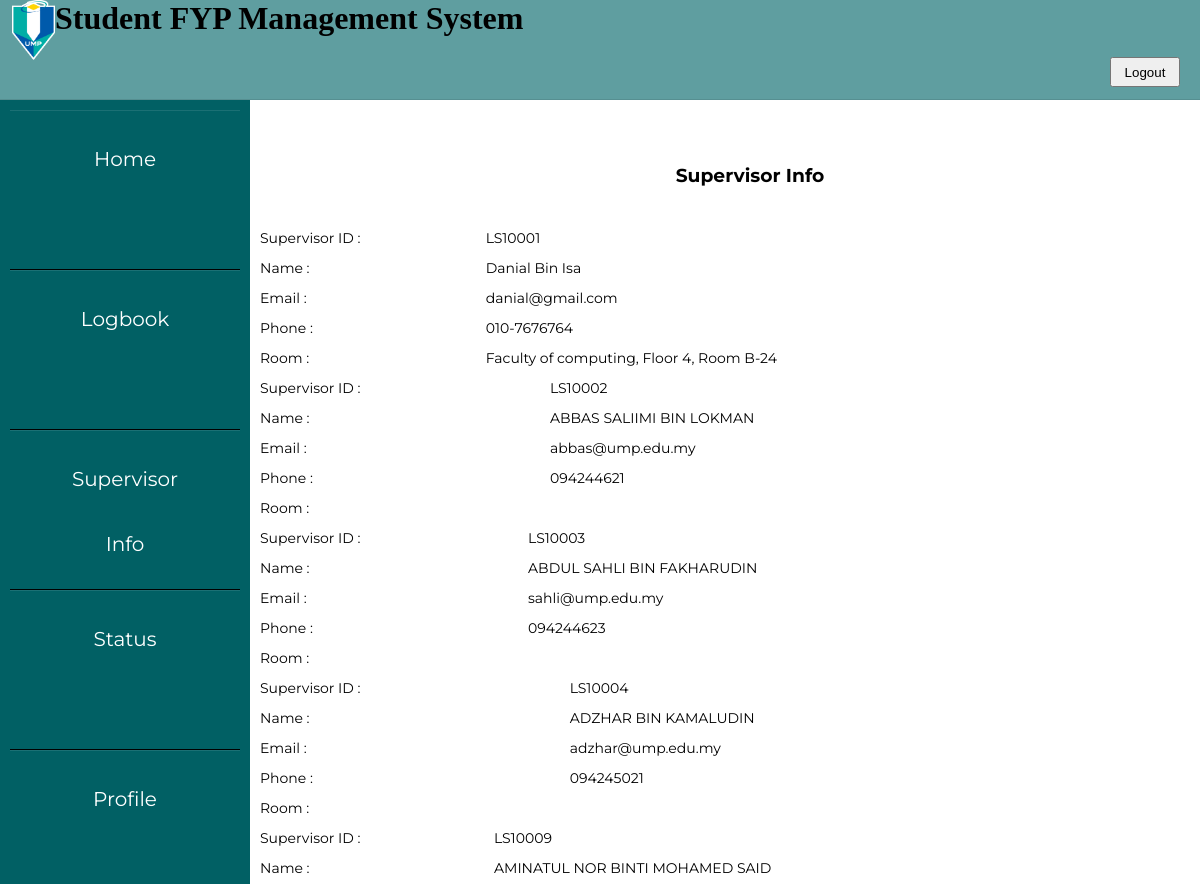
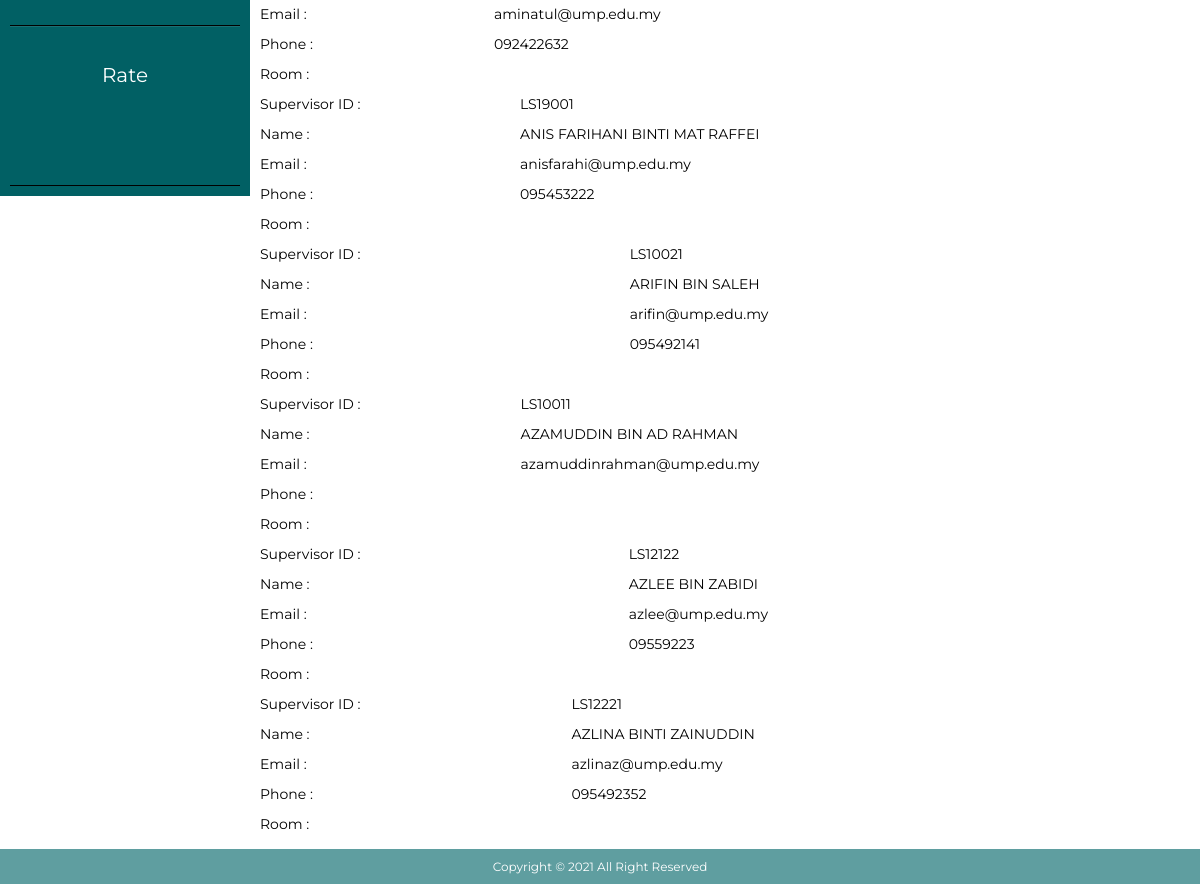
The app's page /studentsvinfofyp2.php with its own data (2 pictures, top to bottom).
### tables this page shows
CREATE TABLE `supervisor` (
  `supid` int(11) NOT NULL,
  `sup_id` varchar(10) NOT NULL,
  `supname` varchar(50) NOT NULL,
  `supemail` varchar(50) NOT NULL,
  `supphone` varchar(11) NOT NULL,
  `suproom` varchar(100) NOT NULL
);

### studentsvinfofyp2.php (the view, shortened to what this page needs)
<?php
include_once './include/config.php';
session_start();?>
<!DOCTYPE html>
<html lang="en">
    <head>
        <link href="css/layout.css" type="text/css" rel="stylesheet" media="screen,projection">
        <link href="css/sidebar.css" type="text/css" rel="stylesheet" media="screen,projection">
    </head>
    <body>
    <div class="header">
        <div class ="inner_header">
            <div class="logo_container">
            <img src="umplogo.png" alt="imgheader">
            </div><div class="textheader"><h1>Student FYP Management System</h1><div><nav>
                <li><span><a href="logout.php"><button>Logout</button></a></span></li>
      </nav>
</div></div>
        </div>
</div>
<div class="row">
    <div class="column left">
    <ul>
    <li> <a href="studenthomefyp2.php" class="button" name="home">Home</a></li>
        <li><a href="logbookfyp2page2.php" class="button"  name="studinfo">Logbook</a></li>
       <li><a href="studentsvinfofyp2.php" class="button" name="profile">Supervisor Info</a></li>
        <li><a href="studentfyp2status.php" class="button" name="status">Status</a></li>
        <li><a href="studentfyp2profile.php" class="button"  name="profile">Profile</a></li>
       <li><a href="#" class="button"  name="report">Rate</a></li>
    </div>
    <div class="column right">
        <br>
    <div align="center"><h3>Supervisor Info</h3><br><br>
    <?php
$sql = "SELECT sup_id,supname,supemail,supphone,suproom FROM supervisor";
$result = $conn->query($sql);
if ($result->num_rows > 0) {
  while($row = $result->fetch_assoc()) {
?><table align="center">
<tr>
    <td>Supervisor ID :</td>
    <td><?php echo $row["sup_id"];?></td>
  </tr>
<tr>
    <td>Name :</td>
    <td><?php echo $row["supname"];?></td>
  </tr>
  <tr>
    <td>Email :</td>
    <td><?php echo $row["supemail"];?></td>
  </tr>
  <tr>
    <td>Phone :</td>
    <td><?php echo $row["supphone"];?></td>
  </tr>
    <tr>
    <td>Room :</td>
    <td><?php echo $row["suproom"];?></td>
  </tr>
    </table>
<?php
  }
} else { ?>
    <p align ="center"><?php echo "No data in databases";?></p> <?php
}
?>
    </div>
</div>
<footer id="footer">
                        <span> Copyright &copy; 2021 All Right Reserved</span>
            </footer>
    </body>
</html>

### css/layout.css (style rules this page uses)
img { width: 55px;; height: 60px; padding-left: 12px; }
.header { width: 100vw; height: 100px; border-bottom: solid 1px rgba(16, 16, 16, 0.1); font-family: 'Poppins'; background-color: cadetblue; text-decoration: none; }
table { border-collapse: collapse; width: 100%; }
h3 { font-family: 'Montserrat'; }
html,body { height: 100%; }
td { height: 30px; }
#footer { text-align: center; padding: 10px; background-color: cadetblue; color: white; position: relative; width: 100%; font-family: 'Montserrat'; font-size: 12px; margin-top: -100px; clear:both; }
.logo_container { height: 100%; display: table; float: left; }
.header nav { float:right; height: 100%; }
.header nav li { height: 100%; display: table; float:left; margin-right: 30px; margin-top: 20px; font-family: 'Montserrat'; font-size: 15px; }
.header nav li:last-of-type { margin-right:20; }
.header nav a { color:white; }
table { font-family: 'Montserrat'; font-size: 14px; }
button { height:30px; width: 70px; margin-left:100px }

### css/sidebar.css (style rules this page uses)
* { box-sizing: border-box; padding:0; margin:0; }
.column { float: left; width: 50%; padding: 10px; height: 300px; }
.row:after { content: ""; display: table; clear: both; }
.left { width: 250px; height: auto; background: #016064; }
.left ul a { display: block; height:20%; width: 100%; line-height:65px; font-size: 20px; color: white; padding-left: 40px; border-top: 1px solid rgba(255,255,255,.1); border-bottom: 1px solid black; }
.right { width: 75%; height: auto; }
.button { background-color: #016064; text-align: center; cursor: pointer; outline: none; border: none; color: #fff; border-radius: 0px; text-decoration: none; font-size: small; font-family: 'Montserrat'; padding: 16px 40px; transition: .4s; }
h3 { padding-left: 100px; }
button { padding: center; }

### records on screen
supervisor: sup "LS10001", supname "Danial Bin Isa", supemail "danial@gmail.com", supphone "010-7676764", suproom "Faculty of computing, Floor 4, Room B-24"
supervisor: sup "LS10002", supname "ABBAS SALIIMI BIN LOKMAN", supemail "abbas@ump.edu.my", supphone "094244621"
supervisor: sup "LS10003", supname "ABDUL SAHLI BIN FAKHARUDIN", supemail "sahli@ump.edu.my", supphone "094244623"
supervisor: sup "LS10004", supname "ADZHAR BIN KAMALUDIN", supemail "adzhar@ump.edu.my", supphone "094245021"
supervisor: sup "LS10009", supname "AMINATUL NOR BINTI MOHAMED SAID", supemail "aminatul@ump.edu.my", supphone "092422632"
supervisor: sup "LS19001", supname "ANIS FARIHANI BINTI MAT RAFFEI", supemail "anisfarahi@ump.edu.my", supphone "095453222"
supervisor: sup "LS10021", supname "ARIFIN BIN SALEH", supemail "arifin@ump.edu.my", supphone "095492141"
supervisor: sup "LS10011", supname "AZAMUDDIN BIN AD RAHMAN", supemail "azamuddinrahman@ump.edu.my"
supervisor: sup "LS12122", supname "AZLEE BIN ZABIDI", supemail "azlee@ump.edu.my", supphone "09559223"
supervisor: sup "LS12221", supname "AZLINA BINTI ZAINUDDIN", supemail "azlinaz@ump.edu.my", supphone "095492352"
